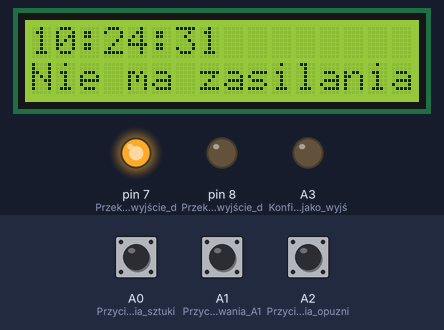
Recording of a sketch running on a simulated Arduino Uno, built with avr-gcc and run on an emulated ATmega328P. On the bench: 16×2 character LCD, output pins drawn as LEDs (lit = HIGH). The inputs (shaded band) are chosen by the test bench; at power-on: A0 (Przycisk_dodawania_sztuki) HIGH, A1 (Przycisk_odejmowania_A1) HIGH, A2 (Przycisk_dodawania_opuzni) HIGH. The local clock reads 2024-03-15 10:24:30 at power-on unless the sketch sets it.

Above: at 1.2 s.
1.3 s: A0 (Przycisk_dodawania_sztuki) pulled LOW for 0.15 s
At 2.4 s:
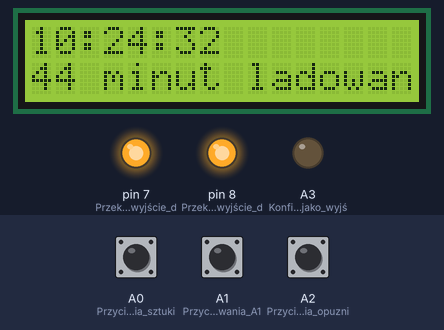
4.4 s: A1 (Przycisk_odejmowania_A1) pulled LOW for 0.15 s
At 5.8 s:
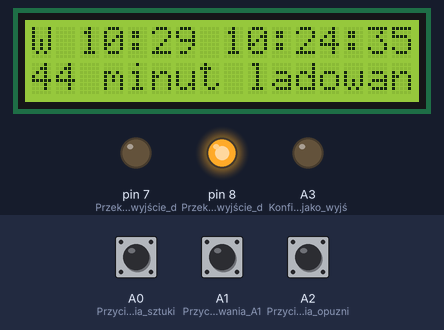
7.5 s: A2 (Przycisk_dodawania_opuzni) pulled LOW for 0.15 s
At 10.4 s:
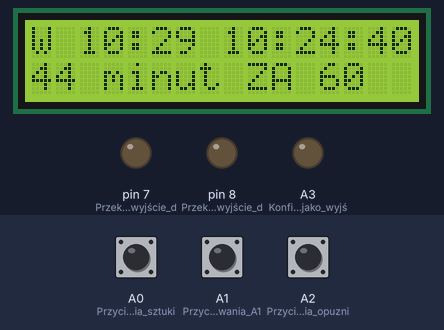
10.6 s: A1 (Przycisk_odejmowania_A1) pulled LOW for 3.2 s
At 13.7 s:
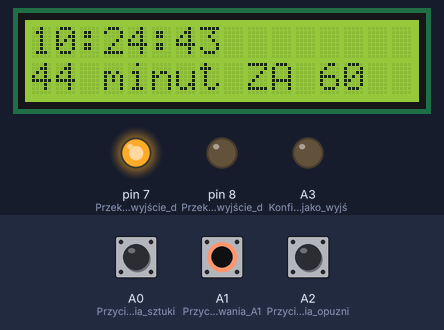
15.3 s: A0 (Przycisk_dodawania_sztuki) pulled LOW for 1 s
At 17.6 s:
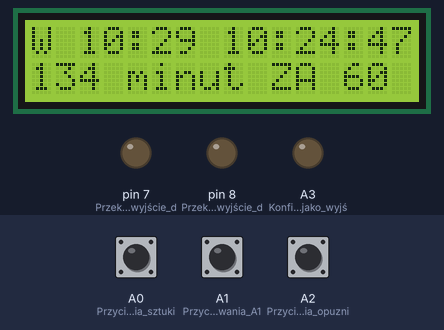
17.8 s: A2 (Przycisk_dodawania_opuzni) pulled LOW for 3.2 s
At 22.8 s:
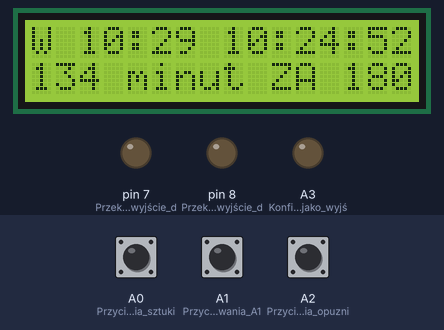
Timing chart, 0 to 23.9 s (numbered marks = the images above; inputs shaded):
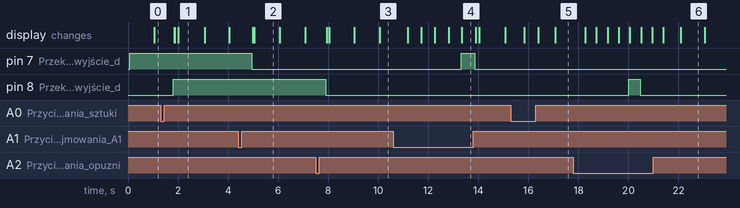

The sketch:

DoLadowarekDoSypialni.ino
```cpp
#include <LiquidCrystal_I2C.h>
#include <Wire.h>
#include <DS3231.h> // zegar

DS3231 Clock;
RTClib RTC;

int godziny = 12;  // ta zmienna bedzie przechowywac godzine
int  minuty = 15;  // ta zmienna bedzie przechowywac minuty
int sekundy = 20;  // ta zmienna bedzie przechowywac sekundy

int odliczanie = 0;                                  // odlicza czas do konca ladowania, zaczyna odliczac po osiagnieciu przez opoznienie wartosci 0
int opoznienie = 0;                                  // ilosc minut pozostala do rozpoczecia ladowania
int minutyOKtorychWylaczySieWentylator = 0;          // to znaczy ze jak bedzie ustawione 10:07 na 3min to ta zmienna bedzie miala wartosc 10
int limitCzasuWlaczeniaWent = 25;                    // maksymalny czas wlaczenia wentylatora
int sumaCzasuWlaczeniaWentylatora = 0;               // sumujemy interwaly wlaczenia wentylatora (max patrz limitCzasuWlaczeniaWentylatora)
int interwaCzasulWlaczeniaWentylatora = 5;           // interwal dodawania czasu dzialania wentylatora w minutach
int minutyPoprzednie = 0;                            // taka wartosc tymczasowa zeby mozna bylo zobaczyc czy bierzaca minuta nie jest rowna poprzedniej minucie
int godzinaWentylator;                               // tylko po to zeby muc wyswietlic godzinke po przekroczeniu kolejnej godziny
int interwal = 45;                                   // to ilosc minut dodawana przez klikniecie przycisku
int ekranyKolejne = 0;
boolean kontrolkaWlaczonegoWentylatora = false;      // kontrolka wlaczonego (true) lub wylaczonego (false) stanu wentylatora
boolean kontrolkaWlaczonegoLadowania = false;        // kontrolka wlaczonego ladowania

LiquidCrystal_I2C lcd(0x27, 2, 1, 0, 4, 5, 6, 7, 3, POSITIVE);  // Ustawienie adresu ukladu na 0x27         A4 SDA        A5 SCL

void setup() {
  lcd.begin(16, 2);
  Serial.begin(9600);
  lcd.print("0");
  pinMode(A0, INPUT_PULLUP); // Przycisk dodawania sztuki A0
  pinMode(A1, INPUT_PULLUP); // Przycisk odejmowania A1
  pinMode(A2, INPUT_PULLUP); // Przycisk dodawania opuznienia
  pinMode(A3, OUTPUT);       // Konfiguracja A3 jako wyjście dla buzzera
  pinMode(8, OUTPUT);        // Przekaznik jako wyjście dla ladowarek
  pinMode(7, OUTPUT);        // Przekaznik jako wyjście dla wentylatora

  digitalWrite(8, false);    // Na start wylaczony przekaznik ladowarek
  digitalWrite(7, true);     // Na start wylaczony przekaznik wentylatora

  ////////////*****************************************************************************************************///////////
  /////******* to po kolei wybraną linie odkomentować żeby ustawić zegar a potem zakomentować,  prymitywne ale dziala ;)  ////
  //   Clock.setHour(19);    //GODZINA                    ****************************************************************////
  //   Clock.setMinute(3);   //MINUTY                     ****************************************************************////
  //   Clock.setSecond(15);  //SEKUNDY                    ****************************************************************////
  ////********************************************************************************************************************////

}

void loop() {
  DateTime now = RTC.now();
  godziny = now.hour();
  minuty = now.minute();
  sekundy = now.second();

  sprawdz();
  wyswietl();
  poranneLadowanie();                                       // specjalnie poranne ladowanie wywalilem do osobnej procedury

  if (digitalRead(A0) == LOW)    //przycisk wyboru A0 bedzie dodawal dlugosc ladowania o interwal
  {
    odliczanie += interwal;
    if (odliczanie > 181)
      odliczanie = 0;
    delay(500);
  }
  if (digitalRead(A1) == LOW)                                                    //przycisk uruchamia wentylator na interwaCzasulWlaczeniaWentylatora minut
  {
    sumaCzasuWlaczeniaWentylatora += interwaCzasulWlaczeniaWentylatora;          //to dodaj do minut wylaczenia czas
    kontrolkaWlaczonegoWentylatora = true;
    godzinaWentylator = godziny;
    if (limitCzasuWlaczeniaWent < sumaCzasuWlaczeniaWentylatora  )               // a jak przekroczy limit czasu dlugosci dzialania
    {
      sumaCzasuWlaczeniaWentylatora = 0;                                         // to wyzerowanie przez nastawienie minut wylaczenia na biezace minuty
    }
    minutyOKtorychWylaczySieWentylator = minuty + sumaCzasuWlaczeniaWentylatora; // ustawienie koncowej minuty
    if (minutyOKtorychWylaczySieWentylator > 59)
    {
      minutyOKtorychWylaczySieWentylator = minutyOKtorychWylaczySieWentylator - 60;
      godzinaWentylator++;
    }
    delay(500);                                                                   // pauza zeby klikniecia nie byly zbyt szybkie bo wtedy ciezko cos ustawic
  }

  if (digitalRead(A2) == LOW  )                                                   // przycisk A2 dodaje opuznienie a po przekroczeniu 300 minut = sie 0 i tak w kolko
  {
    opoznienie += 60;
    round(opoznienie);
    if (opoznienie > 300)
      opoznienie = 0;
    delay(400);
  }
}

void wyswietl()
{
  lcd.setCursor(0, 0);
  if (kontrolkaWlaczonegoWentylatora == true)             // tu sprawdzam ktora wersje wyswietlic
  {
    lcd.print("W ");
    lcd.print(godzinaWentylator);
    lcd.print(":");
    if (minutyOKtorychWylaczySieWentylator < 10)          // jak minutyOKtorychWylaczySieWentylator od 0 do 9 to trzeba zero dopisac
      lcd.print(0);
    lcd.print(minutyOKtorychWylaczySieWentylator);
    lcd.print(" ");
  }

  //////////////    tu wyswietlam bierzaca godzine   ////////////////////////

  if (godziny < 10)                                       // jak godziny od 0 do 9 to trzeba zero dopisac zeby ładnie było
    lcd.print(0);
  lcd.print(godziny);
  lcd.print(":");
  if (minuty < 10)                                        // jak minuty od 0 do 9 to trzeba zero dopisac
    lcd.print(0);
  lcd.print(minuty);
  lcd.print(":");
  if (sekundy < 10)                                       // jak sekundy od 0 do 9 to trzeba zero dopisac
    lcd.print(0);
  lcd.print(sekundy);
  lcd.print("          ");                                // koniec bierzacej godziny


  if (odliczanie != 0 || opoznienie != 0)                 // jak juz dojdzie do konca odliczania
  {
    lcd.setCursor(0, 1);
    lcd.print(odliczanie);

    if (opoznienie > 0)
    {
      lcd.print(" minut ZA ");
      lcd.print(opoznienie);
      lcd.print("    ");
    }
    else
      lcd.print(" minut ladowania   ");

    if (minutyPoprzednie != minuty)                       // jesli minuty rozne od poprzednich nie wazne w ktora strone
    {
      minutyPoprzednie = minuty;                          // nadaje zmiennej wartosc bierzacej minuty
      if (opoznienie > 0)
        opoznienie--;
      if (opoznienie <= 0)
        odliczanie--;
      sprawdz();
    }
  }
  if (odliczanie <= 0 && opoznienie <= 0)                   // jak zarowno odliczanie opuznienia i czas ladowania jest zerowy
  {
    lcd.setCursor(0, 1);
    lcd.print("Nie ma zasilania ladowarek         ");
    digitalWrite(8, false);                                 // wylacza napiecie
    kontrolkaWlaczonegoLadowania = false;
  }

}


void sprawdz() {

  /////////   Ładowanie   //////////////////////////////////////////////////////////////////////////////////////////////////////////////////////////////////////
  if (opoznienie > 0  && odliczanie > 0)                                           // a opoznienie wieksze od zera i nadal odliczanie do końca czasu ladowania
  {
    digitalWrite(8, false);                                                        // przekaznik nie podaje napiecia
    kontrolkaWlaczonegoLadowania = false;                                           // i wylaczona kontrolka
  }
  if (opoznienie <= 0 && odliczanie > 0)                                           // jak opuznienie doszlo do zera i czas ladowania jest nadal wiekszy od zera
  {
    digitalWrite(8, true);                                                         // to przekaznik podaje napiecie
    kontrolkaWlaczonegoLadowania = true;                                           // kontrolka wlaczonego
  }

  ////////   Wentylator    ////////////////////////////////////////////////////////////////////////////////////////////////////////////////////////////////////

  if (sumaCzasuWlaczeniaWentylatora > 0 && kontrolkaWlaczonegoWentylatora == true)  // jesli kontrolka wylaczenia wentylatora wylaczona
  {
    digitalWrite(7, false);                                                         // przekaznik wentylatora wlaczony

  }
  if (minutyOKtorychWylaczySieWentylator == minuty && kontrolkaWlaczonegoWentylatora == true)   // jak minutyOKtorychWylaczySieWentylator czyli minuty rowne  nastawione minuty to koniec
  {
    digitalWrite(7, true);                                                                      // przekaznik wylaczony wentylator nie dziala
    kontrolkaWlaczonegoWentylatora = false;                                                     // kontrolka zmiana stanu na wylaczony
  }

  if (godziny == 19 && minuty == 10)            // tak na sztywno zapisany czas wlaczenia wentylatora zeby sie przewietrzylo
  {
    przewietrzanie();
  }
  if (godziny == 10 && minuty == 10)            // no i znowu przewietrzanie
  {
    przewietrzanie();
  }
  if (godziny == 11 && minuty == 10)            // no i znowu przewietrzanie
  {
    przewietrzanie();
  }
  if (godziny == 13 && minuty == 10)            // no i znowu przewietrzanie
  {
    przewietrzanie();
  }

}
void przewietrzanie()
{
    sumaCzasuWlaczeniaWentylatora = 5;          // tylko po to zeby warunek wekszej od zera byl spelniony
    digitalWrite(7, false);                     // przekaznik wlaczony wentylator dziala
    minutyOKtorychWylaczySieWentylator = 15;    // tak na sztywno minuty wylaczenia wentylatora
    kontrolkaWlaczonegoWentylatora = true;      // kontrolka wlaczonego wentylatora

}

void poranneLadowanie()
{
  if (kontrolkaWlaczonegoLadowania == false)   // zeby nie kolidowalo z nastawionym recznie ladowaniem jesli sie pokrywa ale nie zmieniam jej stanu jak ladowanie w trakcie to odpuszczamy
  {
    if (godziny == 3 && minuty == 55)          // i tak na sztywno włączanie ładowarek nad ranem
    {
      odliczanie = 60;                         // ustawiam dlugosc odliczania
      opoznienie = 0;                          // tak na wszelki wypadek zeby nie bruzdzilo
      digitalWrite(8, true);                   // przekaznik ładowarki włączony
      kontrolkaWlaczonegoLadowania = true;     // ustawiam kontrolke na wlaczona
    }
  }
}
```

Measured:
- after the input at 1.3 s, pin 8 (Przekaznik_jako_wyjście_d): LOW → HIGH after 0.51 s; the display: first changes after 0.55 s (image 1 shows a later state)
- after the input at 4.4 s, pin 7 (Przekaznik_jako_wyjście_d): HIGH → LOW after 0.54 s; the display: first changes after 0.58 s (image 2 shows a later state)
- after the input at 7.5 s, pin 8 (Przekaznik_jako_wyjście_d): HIGH → LOW after 0.41 s; the display: first changes after 0.45 s (image 3 shows a later state)
- after the input at 10.6 s, pin 7 (Przekaznik_jako_wyjście_d): LOW → HIGH after 2.7 s, → LOW 0.54 s later
- after the input at 17.8 s, pin 8 (Przekaznik_jako_wyjście_d): LOW → HIGH after 2.2 s, → LOW 0.45 s later
- what the display in image 1 shows lasts 1.1 s, from 2.0 s to 3.1 s
